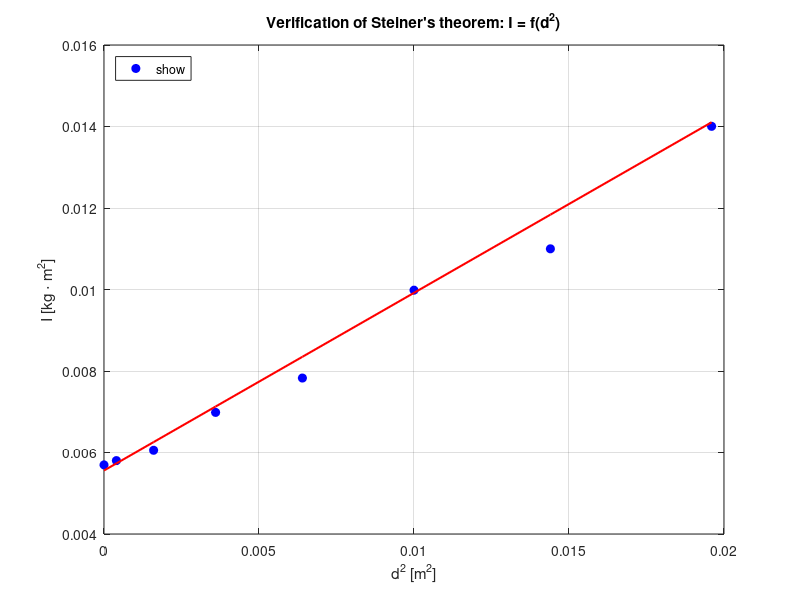

Recreate this plot in MATLAB. (Note: this script raises an error after producing the figure.)
% --- 1. Define Data ---
% This is the data we calculated in the previous step.
% d is in meters (m).
% I_exp and I_theor are in base units (kg*m^2).

d_m = [0.00, 0.02, 0.04, 0.06, 0.08, 0.10, 0.12, 0.14];
I_exp = [0.0056960, 0.0058014, 0.0060544, 0.0069836, 0.0078272, 0.0099829, 0.0109986, 0.0140039];
I_theor = [0.0055580, 0.0057324, 0.0062556, 0.0071276, 0.0083484, 0.0099180, 0.0118364, 0.0141036];

% Calculate the x-axis values (d^2)
d_squared = d_m.^2; % The .^ operator squares each element in the array

% --- 2. Create the Plot ---
figure;  % Create a new figure window
hold on; % Allow multiple plots on the same axes

% Plot 1: Experimental data (Blue dots)
% 'bo' creates blue (b) circles (o)
plot(d_squared, I_exp, 'bo', ...
     'MarkerFaceColor', 'b', ...      % Fills the circles with blue
     'MarkerSize', 6, ...             % Sets the marker size
     'DisplayName', 'Experimental I_{exp}'); % Name for the legend

% Plot 2: Theoretical data (Red line)
% 'r-' creates a red (r) solid line (-)
plot(d_squared, I_theor, 'r-', ...
     'LineWidth', 1.5, ...           % Makes the line slightly thicker
     'DisplayName', 'Theoretical I = I_0 + m_d d^2'); % Name for the legend

hold off; % Done plotting to these axes

% --- 3. Format the Chart ---
title("Verification of Steiner's theorem: I = f(d^2)");
xlabel('d^2 [m^2]');
ylabel('I [kg \cdot m^2]');

grid on; % Add grid lines, just like the example
box on;  % Add a box outline around the plot

% Add a legend and place it in the top-left corner
legend('show', 'Location', 'northwest');

% --- 4. Match Axis Scaling from Example ---
% This section forces the axes to use the "10^-2" notation

ax = gca; % Get the handle for the current axes

% Set the exponent for the x and y axes to -2
ax.XAxis.Exponent = -2;
ax.YAxis.Exponent = -2;

% Set the axis limits to match the style of the example
% (The example chart starts the x-axis slightly negative)
xlim([-0.002, 0.022]); % Corresponds to -0.2 to 2.2 on the scaled axis
ylim([0.005, 0.015]); % Corresponds to 0.5 to 1.5 on the scaled axis